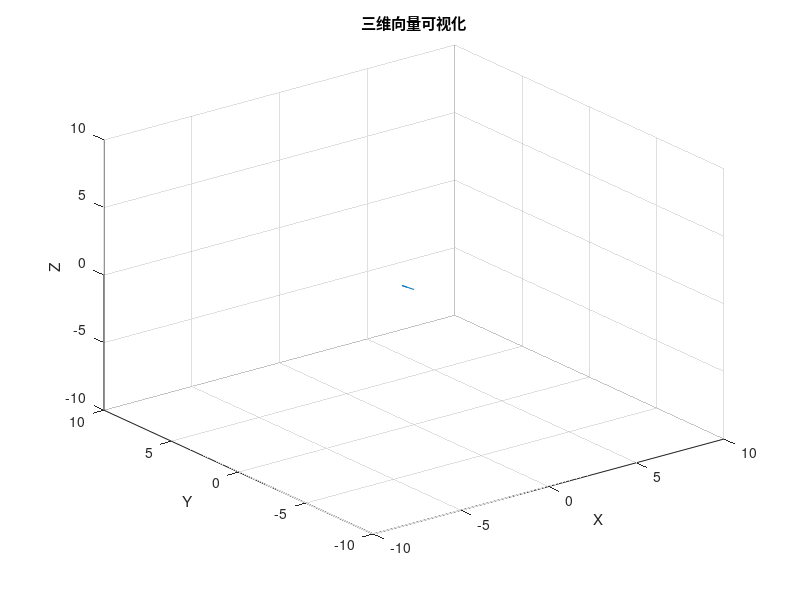

MATLAB code for this plot:

v = [-0.78296846, -0.02731037,  0.6174835 ];

figure;

quiver3(0, 0, 0, v(1), v(2), v(3));

xlim([-10, 10]);
ylim([-10, 10]);
zlim([-10, 10]);

grid on;

title('三维向量可视化');
xlabel('X');
ylabel('Y');
zlabel('Z');
